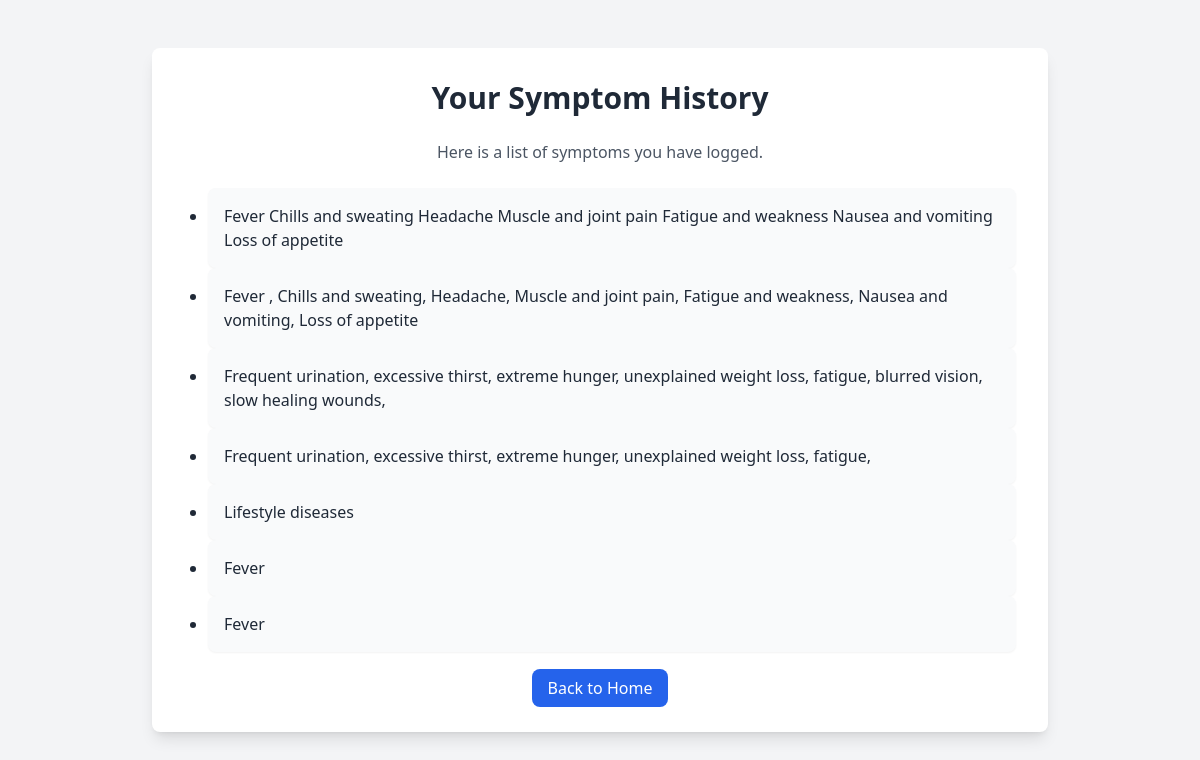
/history (signed in), run on an earlier commit of the app's database.
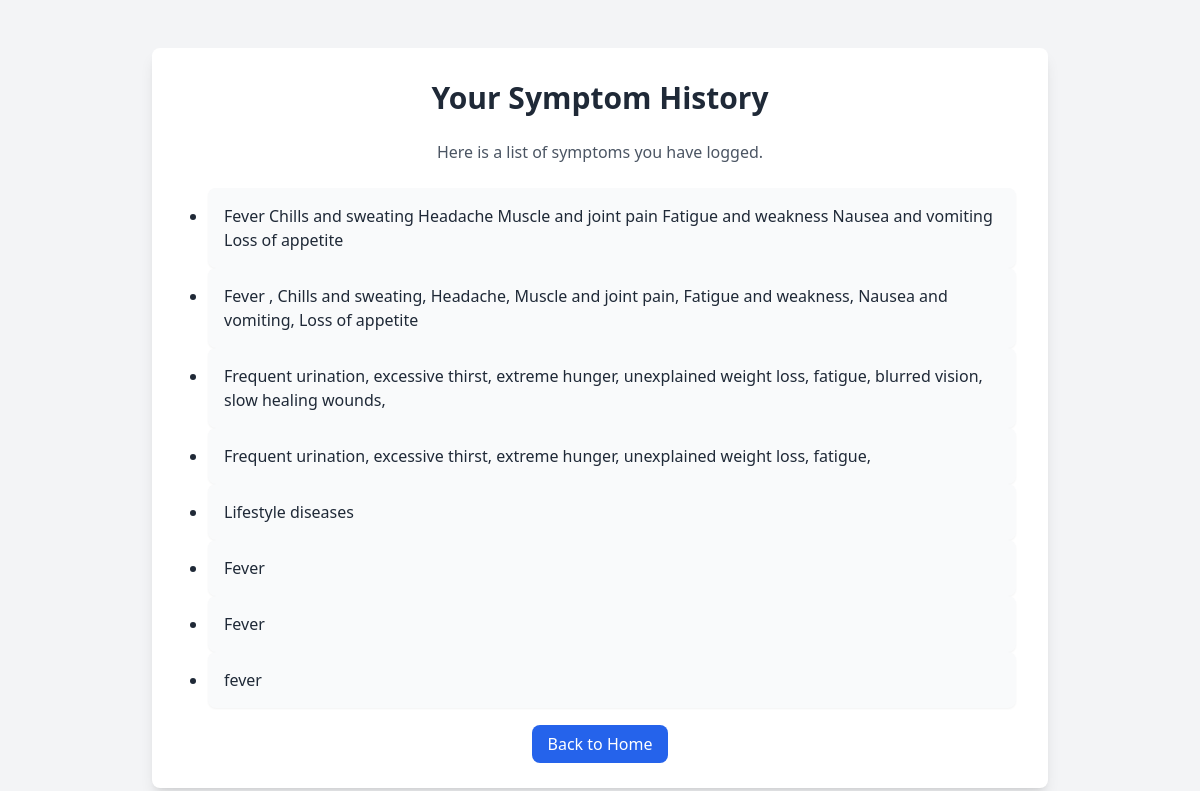
And on a later commit of the database.
### tables this page shows
CREATE TABLE symptoms (id INTEGER PRIMARY KEY, user TEXT, symptoms TEXT);

### app.py (the view)
@app.route('/history')
@login_required
def history():
    if 'user' in session:
        conn = sqlite3.connect("database.db")
        c = conn.cursor()
        c.execute("SELECT symptoms FROM symptoms WHERE user = ?", (session['user'],))
        history_data = c.fetchall()
        conn.close()
        return render_template("history.html", history=history_data)
    return render_template("history.html")

### app.py (called while the page is built)
def login_required(f):
    @wraps(f)
    def decorated_function(*args, **kwargs):
        if 'user' not in session:
            return redirect(url_for('signin'))
        return f(*args, **kwargs)
    return decorated_function

### templates/history.html (shortened to what this page needs)
<!DOCTYPE html>
<html lang="en">
<head>
    <script src="https://cdn.tailwindcss.com"></script>
</head>
<body class="bg-gray-100 min-h-screen flex flex-col items-center">
    <div class="bg-white p-8 rounded-lg shadow-lg max-w-4xl w-full mt-12">
        <h1 class="text-3xl font-bold text-center text-gray-800 mb-6">Your Symptom History</h1>
        <p class="text-center text-gray-600 mb-6">Here is a list of symptoms you have logged.</p>
        <div class="space-y-4">
            {% if history %}
                <ul class="list-disc pl-6">
                    {% for entry in history %}
                        <li class="text-gray-800 bg-gray-50 p-4 rounded-lg shadow-sm">
                            {{ entry[0] }}
                        </li>
                    {% endfor %}
                </ul>
            {% else %}
                <p class="text-center text-gray-600">No history found.</p>
            {% endif %}
        </div>
        <div class="mt-6 text-center">
            <a href="/" class="bg-blue-600 text-white py-2 px-4 rounded-lg hover:bg-blue-700 transition transform hover:scale-105">
                Back to Home
            </a>
        </div>
    </div>
</body>
</html>

What changed in the data, as far as the page shows it:
added symptoms: symptoms "fever"
